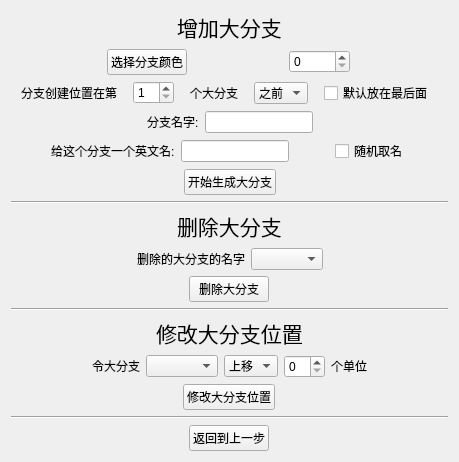
      <widget class="QWidget" name="tab_2">
       <attribute name="title">
        <string>增/删大分支</string>
       </attribute>
       <layout class="QVBoxLayout" name="verticalLayout_7">
        <item>
         <layout class="QVBoxLayout" name="verticalLayout_5">
          <item>
           <layout class="QHBoxLayout" name="horizontalLayout_44">
            <item>
             <widget class="QLabel" name="label_3">
              <property name="sizePolicy">
               <sizepolicy hsizetype="Fixed" vsizetype="Fixed">
                <horstretch>0</horstretch>
                <verstretch>0</verstretch>
               </sizepolicy>
              </property>
              <property name="font">
               <font>
                <family>Agency FB</family>
                <pointsize>16</pointsize>
               </font>
              </property>
              <property name="text">
               <string>增加大分支</string>
              </property>
             </widget>
            </item>
           </layout>
          </item>
          <item>
           <layout class="QHBoxLayout" name="horizontalLayout_17">
            <item>
             <widget class="QPushButton" name="addBigBrachColorButtom">
              <property name="sizePolicy">
               <sizepolicy hsizetype="Fixed" vsizetype="Fixed">
                <horstretch>0</horstretch>
                <verstretch>0</verstretch>
               </sizepolicy>
              </property>
              <property name="text">
               <string>选择分支颜色</string>
              </property>
             </widget>
            </item>
            <item>
             <widget class="QSpinBox" name="addBigBrachColorSpinBox">
              <property name="sizePolicy">
               <sizepolicy hsizetype="Fixed" vsizetype="Fixed">
                <horstretch>0</horstretch>
                <verstretch>0</verstretch>
               </sizepolicy>
              </property>
              <property name="maximum">
               <number>16777215</number>
              </property>
              <property name="value">
               <number>0</number>
              </property>
              <property name="displayIntegerBase">
               <number>16</number>
              </property>
             </widget>
            </item>
           </layout>
          </item>
          <item>
           <layout class="QHBoxLayout" name="horizontalLayout_9">
            <item>
             <widget class="QLabel" name="label_4">
              <property name="sizePolicy">
               <sizepolicy hsizetype="Fixed" vsizetype="Preferred">
                <horstretch>0</horstretch>
                <verstretch>0</verstretch>
               </sizepolicy>
              </property>
              <property name="text">
               <string>分支创建位置在第</string>
              </property>
             </widget>
            </item>
            <item>
             <widget class="QSpinBox" name="addBigBrachPotionSpinBox">
              <property name="sizePolicy">
               <sizepolicy hsizetype="Fixed" vsizetype="Fixed">
                <horstretch>0</horstretch>
                <verstretch>0</verstretch>
               </sizepolicy>
              </property>
              <property name="minimum">
               <number>1</number>
              </property>
             </widget>
            </item>
            <item>
             <widget class="QLabel" name="label_11">
              <property name="sizePolicy">
               <sizepolicy hsizetype="Fixed" vsizetype="Preferred">
                <horstretch>0</horstretch>
                <verstretch>0</verstretch>
               </sizepolicy>
              </property>
              <property name="text">
               <string>个大分支</string>
              </property>
             </widget>
            </item>
            <item>
             <widget class="QComboBox" name="addBigBrachPotionComboBox">
              <property name="sizePolicy">
               <sizepolicy hsizetype="Fixed" vsizetype="Fixed">
                <horstretch>0</horstretch>
                <verstretch>0</verstretch>
               </sizepolicy>
              </property>
              <item>
               <property name="text">
                <string>之前</string>
               </property>
              </item>
              <item>
               <property name="text">
                <string>之后</string>
               </property>
              </item>
             </widget>
            </item>
            <item>
             <widget class="QCheckBox" name="addBigBrachPotionCheckBox">
              <property name="sizePolicy">
               <sizepolicy hsizetype="Fixed" vsizetype="Fixed">
                <horstretch>0</horstretch>
                <verstretch>0</verstretch>
               </sizepolicy>
              </property>
              <property name="text">
               <string>默认放在最后面</string>
              </property>
             </widget>
            </item>
           </layout>
          </item>
          <item>
           <layout class="QHBoxLayout" name="horizontalLayout_11">
            <item>
             <spacer name="horizontalSpacer_6">
              <property name="orientation">
               <enum>Qt::Horizontal</enum>
              </property>
              <property name="sizeType">
               <enum>QSizePolicy::MinimumExpanding</enum>
              </property>
              <property name="sizeHint" stdset="0">
               <size>
                <width>40</width>
                <height>20</height>
               </size>
              </property>
             </spacer>
            </item>
            <item>
             <widget class="QLabel" name="label_5">
              <property name="sizePolicy">
               <sizepolicy hsizetype="Fixed" vsizetype="Preferred">
                <horstretch>0</horstretch>
                <verstretch>0</verstretch>
               </sizepolicy>
              </property>
              <property name="text">
               <string>分支名字:</string>
              </property>
             </widget>
            </item>
            <item>
             <widget class="QLineEdit" name="addBigBrachName">
              <property name="sizePolicy">
               <sizepolicy hsizetype="Fixed" vsizetype="Fixed">
                <horstretch>0</horstretch>
                <verstretch>0</verstretch>
               </sizepolicy>
              </property>
             </widget>
            </item>
            <item>
             <spacer name="horizontalSpacer_7">
              <property name="orientation">
               <enum>Qt::Horizontal</enum>
              </property>
              <property name="sizeType">
               <enum>QSizePolicy::MinimumExpanding</enum>
              </property>
              <property name="sizeHint" stdset="0">
               <size>
                <width>40</width>
                <height>20</height>
               </size>
              </property>
             </spacer>
            </item>
           </layout>
          </item>
          <item>
           <layout class="QHBoxLayout" name="horizontalLayout_5">
            <item>
             <spacer name="horizontalSpacer_8">
              <property name="orientation">
               <enum>Qt::Horizontal</enum>
              </property>
              <property name="sizeHint" stdset="0">
               <size>
                <width>40</width>
                <height>20</height>
               </size>
              </property>
             </spacer>
            </item>
            <item>
             <widget class="QLabel" name="label_12">
              <property name="sizePolicy">
               <sizepolicy hsizetype="Fixed" vsizetype="Preferred">
                <horstretch>0</horstretch>
                <verstretch>0</verstretch>
               </sizepolicy>
              </property>
              <property name="layoutDirection">
               <enum>Qt::LeftToRight</enum>
              </property>
              <property name="text">
               <string>给这个分支一个英文名:</string>
              </property>
             </widget>
            </item>
            <item>
             <widget class="QLineEdit" name="addBigBrachFileName">
              <property name="sizePolicy">
               <sizepolicy hsizetype="Fixed" vsizetype="Fixed">
                <horstretch>0</horstretch>
                <verstretch>0</verstretch>
               </sizepolicy>
              </property>
             </widget>
            </item>
            <item>
             <spacer name="horizontalSpacer_10">
              <property name="orientation">
               <enum>Qt::Horizontal</enum>
              </property>
              <property name="sizeHint" stdset="0">
               <size>
                <width>40</width>
                <height>20</height>
               </size>
              </property>
             </spacer>
            </item>
            <item>
             <widget class="QCheckBox" name="addBigBrachNameCheckBox">
              <property name="sizePolicy">
               <sizepolicy hsizetype="Fixed" vsizetype="Fixed">
                <horstretch>0</horstretch>
                <verstretch>0</verstretch>
               </sizepolicy>
              </property>
              <property name="text">
               <string>随机取名</string>
              </property>
             </widget>
            </item>
            <item>
             <spacer name="horizontalSpacer_9">
              <property name="orientation">
               <enum>Qt::Horizontal</enum>
              </property>
              <property name="sizeHint" stdset="0">
               <size>
                <width>40</width>
                <height>20</height>
               </size>
              </property>
             </spacer>
            </item>
           </layout>
          </item>
          <item>
           <layout class="QHBoxLayout" name="horizontalLayout_38">
            <item>
             <spacer name="horizontalSpacer_11">
              <property name="orientation">
               <enum>Qt::Horizontal</enum>
              </property>
              <property name="sizeHint" stdset="0">
               <size>
                <width>40</width>
                <height>20</height>
               </size>
              </property>
             </spacer>
            </item>
            <item>
             <widget class="QPushButton" name="addBigBrachNameButtom">
              <property name="sizePolicy">
               <sizepolicy hsizetype="Fixed" vsizetype="Fixed">
                <horstretch>0</horstretch>
                <verstretch>0</verstretch>
               </sizepolicy>
              </property>
              <property name="text">
               <string>开始生成大分支</string>
              </property>
             </widget>
            </item>
            <item>
             <spacer name="horizontalSpacer_12">
              <property name="orientation">
               <enum>Qt::Horizontal</enum>
              </property>
              <property name="sizeHint" stdset="0">
               <size>
                <width>40</width>
                <height>20</height>
               </size>
              </property>
             </spacer>
            </item>
           </layout>
          </item>
          <item>
           <widget class="Line" name="line_4">
            <property name="orientation">
             <enum>Qt::Horizontal</enum>
            </property>
           </widget>
          </item>
          <item>
           <layout class="QHBoxLayout" name="horizontalLayout_45">
            <item>
             <widget class="QLabel" name="label_25">
              <property name="sizePolicy">
               <sizepolicy hsizetype="Fixed" vsizetype="Fixed">
                <horstretch>0</horstretch>
                <verstretch>0</verstretch>
               </sizepolicy>
              </property>
              <property name="font">
               <font>
                <family>Agency FB</family>
                <pointsize>16</pointsize>
               </font>
              </property>
              <property name="text">
               <string>删除大分支</string>
              </property>
             </widget>
            </item>
           </layout>
          </item>
          <item>
           <layout class="QHBoxLayout" name="horizontalLayout_14">
            <item>
             <spacer name="horizontalSpacer_46">
              <property name="orientation">
               <enum>Qt::Horizontal</enum>
              </property>
              <property name="sizeHint" stdset="0">
               <size>
                <width>40</width>
                <height>20</height>
               </size>
              </property>
             </spacer>
            </item>
            <item>
             <widget class="QLabel" name="label_26">
              <property name="sizePolicy">
               <sizepolicy hsizetype="Fixed" vsizetype="Fixed">
                <horstretch>0</horstretch>
                <verstretch>0</verstretch>
               </sizepolicy>
              </property>
              <property name="text">
               <string>删除的大分支的名字</string>
              </property>
             </widget>
            </item>
            <item>
             <widget class="QComboBox" name="deleteBigBranchComboBox"/>
            </item>
            <item>
             <spacer name="horizontalSpacer_47">
              <property name="orientation">
               <enum>Qt::Horizontal</enum>
              </property>
              <property name="sizeHint" stdset="0">
               <size>
                <width>40</width>
                <height>20</height>
               </size>
              </property>
             </spacer>
            </item>
           </layout>
          </item>
          <item>
           <layout class="QHBoxLayout" name="horizontalLayout_46">
            <item>
             <widget class="QPushButton" name="deleteBigBranchButtom">
              <property name="sizePolicy">
               <sizepolicy hsizetype="Fixed" vsizetype="Fixed">
                <horstretch>0</horstretch>
                <verstretch>0</verstretch>
               </sizepolicy>
              </property>
              <property name="text">
               <string>删除大分支</string>
              </property>
             </widget>
            </item>
           </layout>
          </item>
          <item>
           <widget class="Line" name="line_11">
            <property name="orientation">
             <enum>Qt::Horizontal</enum>
            </property>
           </widget>
          </item>
          <item>
           <layout class="QHBoxLayout" name="horizontalLayout_47">
            <item>
             <widget class="QLabel" name="label_31">
              <property name="sizePolicy">
               <sizepolicy hsizetype="Fixed" vsizetype="Fixed">
                <horstretch>0</horstretch>
                <verstretch>0</verstretch>
               </sizepolicy>
              </property>
              <property name="font">
               <font>
                <family>Agency FB</family>
                <pointsize>16</pointsize>
               </font>
              </property>
              <property name="text">
               <string>修改大分支位置</string>
              </property>
             </widget>
            </item>
           </layout>
          </item>
          <item>
           <layout class="QHBoxLayout" name="horizontalLayout_10">
            <item>
             <spacer name="horizontalSpacer_50">
              <property name="orientation">
               <enum>Qt::Horizontal</enum>
              </property>
              <property name="sizeHint" stdset="0">
               <size>
                <width>40</width>
                <height>20</height>
               </size>
              </property>
             </spacer>
            </item>
            <item>
             <widget class="QLabel" name="label_35">
              <property name="sizePolicy">
               <sizepolicy hsizetype="Fixed" vsizetype="Fixed">
                <horstretch>0</horstretch>
                <verstretch>0</verstretch>
               </sizepolicy>
              </property>
              <property name="text">
               <string>令大分支</string>
              </property>
             </widget>
            </item>
            <item>
             <widget class="QComboBox" name="modifyBranchNameComboBox"/>
            </item>
            <item>
             <widget class="QComboBox" name="modifyBranchPositionComboBox">
              <property name="sizePolicy">
               <sizepolicy hsizetype="Fixed" vsizetype="Fixed">
                <horstretch>0</horstretch>
                <verstretch>0</verstretch>
               </sizepolicy>
              </property>
              <item>
               <property name="text">
                <string>上移</string>
               </property>
              </item>
              <item>
               <property name="text">
                <string>下移</string>
               </property>
              </item>
             </widget>
            </item>
            <item>
             <widget class="QSpinBox" name="modifyBranchPositionSpinBox">
              <property name="sizePolicy">
               <sizepolicy hsizetype="Fixed" vsizetype="Fixed">
                <horstretch>0</horstretch>
                <verstretch>0</verstretch>
               </sizepolicy>
              </property>
             </widget>
            </item>
            <item>
             <widget class="QLabel" name="label_41">
              <property name="sizePolicy">
               <sizepolicy hsizetype="Fixed" vsizetype="Fixed">
                <horstretch>0</horstretch>
                <verstretch>0</verstretch>
               </sizepolicy>
              </property>
              <property name="text">
               <string>个单位</string>
              </property>
             </widget>
            </item>
            <item>
             <spacer name="horizontalSpacer_57">
              <property name="orientation">
               <enum>Qt::Horizontal</enum>
              </property>
              <property name="sizeHint" stdset="0">
               <size>
                <width>40</width>
                <height>20</height>
               </size>
              </property>
             </spacer>
            </item>
           </layout>
          </item>
          <item>
           <layout class="QHBoxLayout" name="horizontalLayout_69">
            <item>
             <widget class="QPushButton" name="modifyBranchPositionButtom">
              <property name="sizePolicy">
               <sizepolicy hsizetype="Fixed" vsizetype="Fixed">
                <horstretch>0</horstretch>
                <verstretch>0</verstretch>
               </sizepolicy>
              </property>
              <property name="text">
               <string>修改大分支位置</string>
              </property>
             </widget>
            </item>
           </layout>
          </item>
          <item>
           <widget class="Line" name="line_9">
            <property name="orientation">
             <enum>Qt::Horizontal</enum>
            </property>
           </widget>
          </item>
          <item>
           <layout class="QHBoxLayout" name="horizontalLayout_70">
            <item>
             <widget class="QPushButton" name="deleteBlockBackButtom">
              <property name="sizePolicy">
               <sizepolicy hsizetype="Fixed" vsizetype="Fixed">
                <horstretch>0</horstretch>
                <verstretch>0</verstretch>
               </sizepolicy>
              </property>
              <property name="text">
               <string>返回到上一步</string>
              </property>
             </widget>
            </item>
           </layout>
          </item>
         </layout>
        </item>
       </layout>
      </widget>
